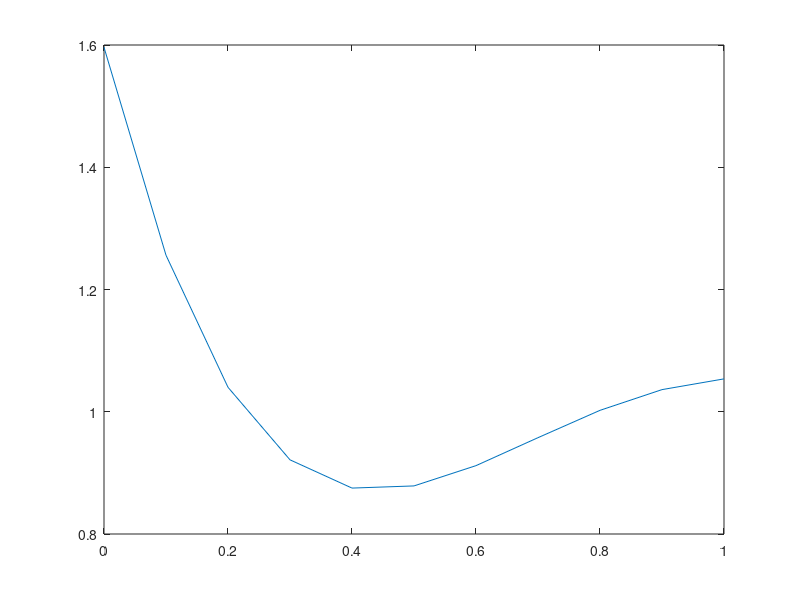
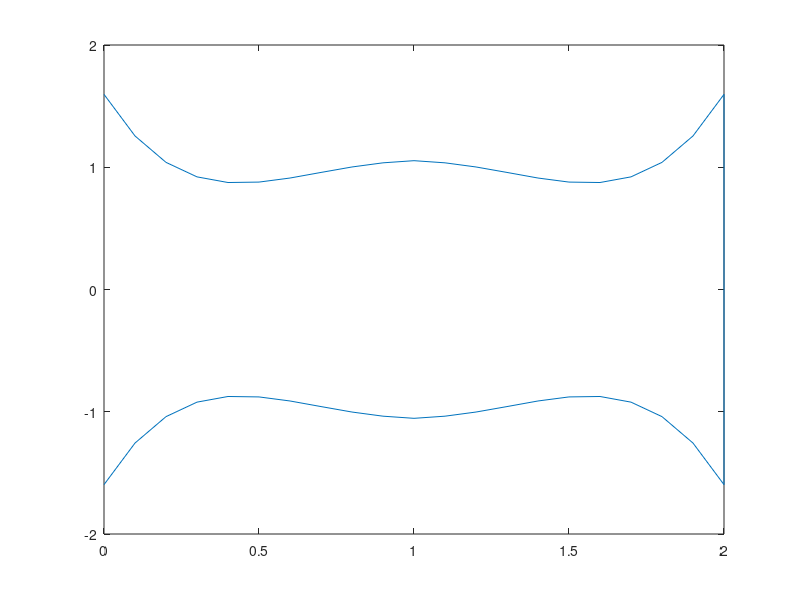

MATLAB code to generate these figures, in order:
%Atur diskritisasi

dx=0.025;
dz=0.1;
dt=0.00001;

N=1/dx;
M=1/dz;
nT=50000;

%Parameter dari jurnal
c=0.2;
d=0.2;
lo=1;
L=1.8;
%B1=4;
%B2=4;
%n=0.7;
fp=1.2;
omegap=2*pi*fp;
fb=1.2;
omegab=2*pi*fb;
P=0;
sigma=0.2;
%We=0.5;
%Parameter masih ngarang, beberapa ngikuti punya Ida Wahidah
A0=32;
A1=c*A0;
alpha=2;
e=A1/A0;
c1=2*pi;
omg_r=fb/fp;
c2=2*pi*omg_r;

m=1;

w=zeros(nT+1,N+1);
ws=zeros(M+1,N+1);
for j=1:nT
    t(j)=(j-1)*dt;
end
for i=1:N+1
    x(i)=(i-1)*dx;
end

%koefisien R

delta=0.2;
eta1=4*delta;
epsi=0.2;

for k=1:M+1
    z(k)=(k-1)*dz;
    R(k)=(1+epsi*z(k))*(1-64/10*eta1*(11/32*(z(k)-sigma)-47/48*(z(k)-sigma)^2+...
        (z(k)-sigma)^3-1/3*(z(k)-sigma)^4));
end
%Gambar geometri steno artery 1/4 bagaian
figure(1)
plot(z,R)
%Gambar geometri steno artery utuh
figure(2)
zz=[z 1+z];
RR=[R fliplr(R)];
plot([zz fliplr(zz)],[RR -fliplr(RR)])


